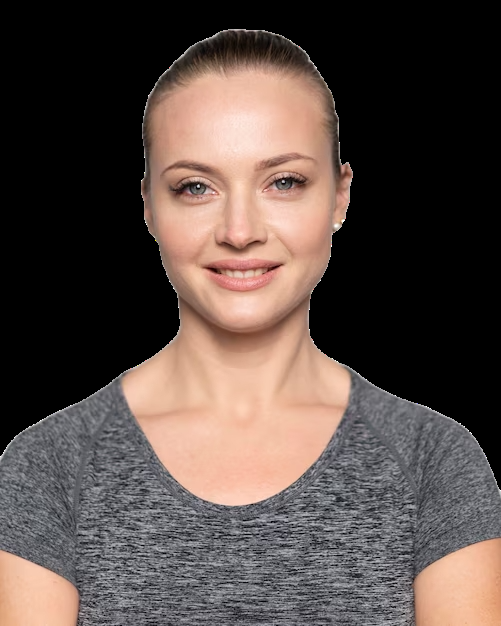
#> input picture frontal_face.png, 501 x 626 px
$ python '30-) Haar Cascade Resim Üzerinden Yüz Tespiti.py'
#> lines starting #> are read from the running program, lines starting #| are printed output that depends on the picture; after the words box and inside, x2 and y2 are one past the last pixel; in counts of white or black regions, pixels touching at a corner belong together
import cv2

# Giriş resmini yükle
img = cv2.imread("frontal_face.png")
#> img is the input picture: shape (626, 501, 3); mean B, G, R 69.9, 75.1, 88.4

# Frontal yüz tespiti için Haar kaskadını yükle
face_cascade = cv2.CascadeClassifier("frontal_face.xml")

# Resmi gri tonlamaya dönüştür (Haar kaskadı için gereklidir)
gray = cv2.cvtColor(img, cv2.COLOR_BGR2GRAY)
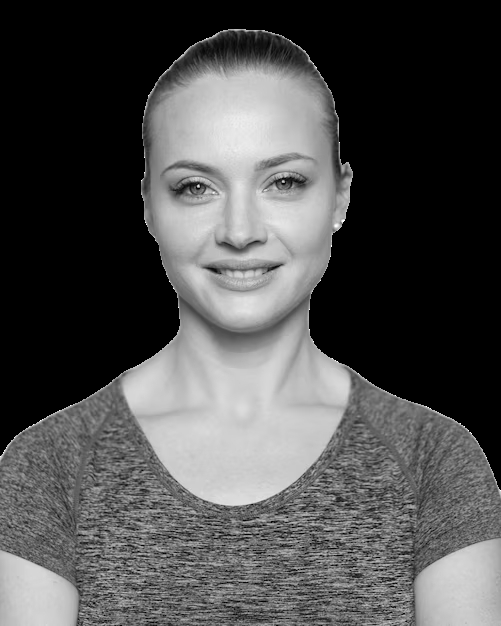
#> gray: shape (626, 501); min 0, max 255, mean 78.4

# Gri tonlamalı görüntüde yüzleri tespit et
faces = face_cascade.detectMultiScale(gray, scaleFactor=1.3, minNeighbors=4)
#> faces = [[123, 90, 232, 232]]

# Tespit edilen yüzlerin etrafına dikdörtgenler çiz
for (x, y, w, h) in faces:
    cv2.rectangle(img, (x, y), (x + w, y + h), (255, 0, 0), 2)
#> this loop made 1 pass
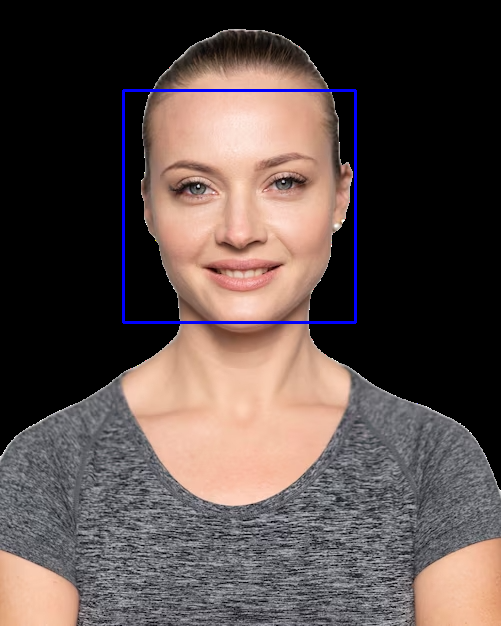
#> img: shape (626, 501, 3); 0.89% of pixels changed, all inside (x1, y1, x2, y2) = (122, 89, 357, 324)

# Sonucu görüntüle
cv2.imshow("Tespit Edilen Yüzler", img)
cv2.waitKey(0)
cv2.destroyAllWindows()
